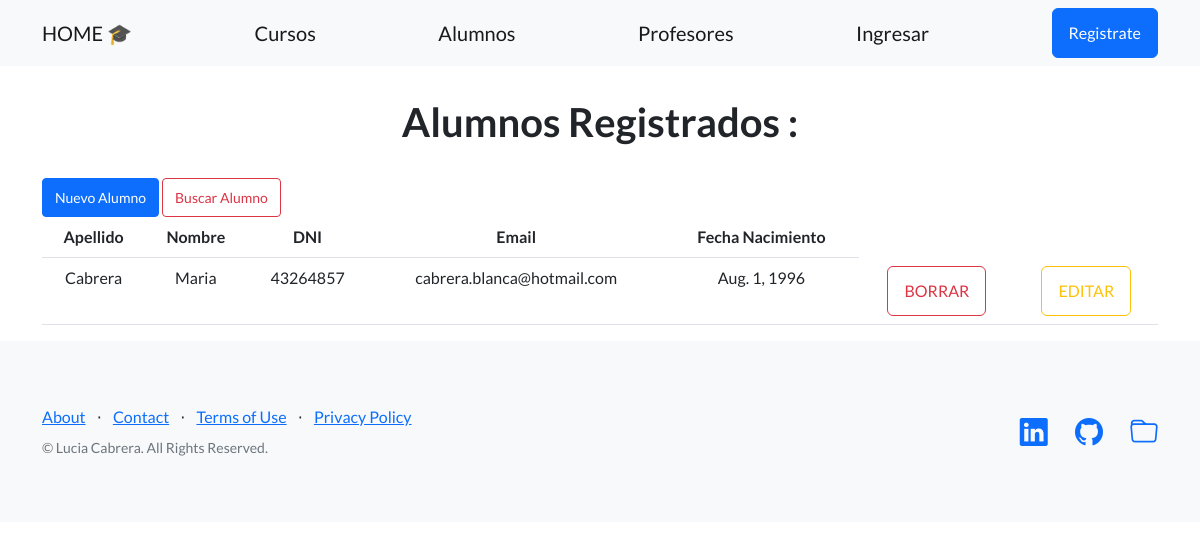
The app's page /AppCoder/ver_alumnos, older data.
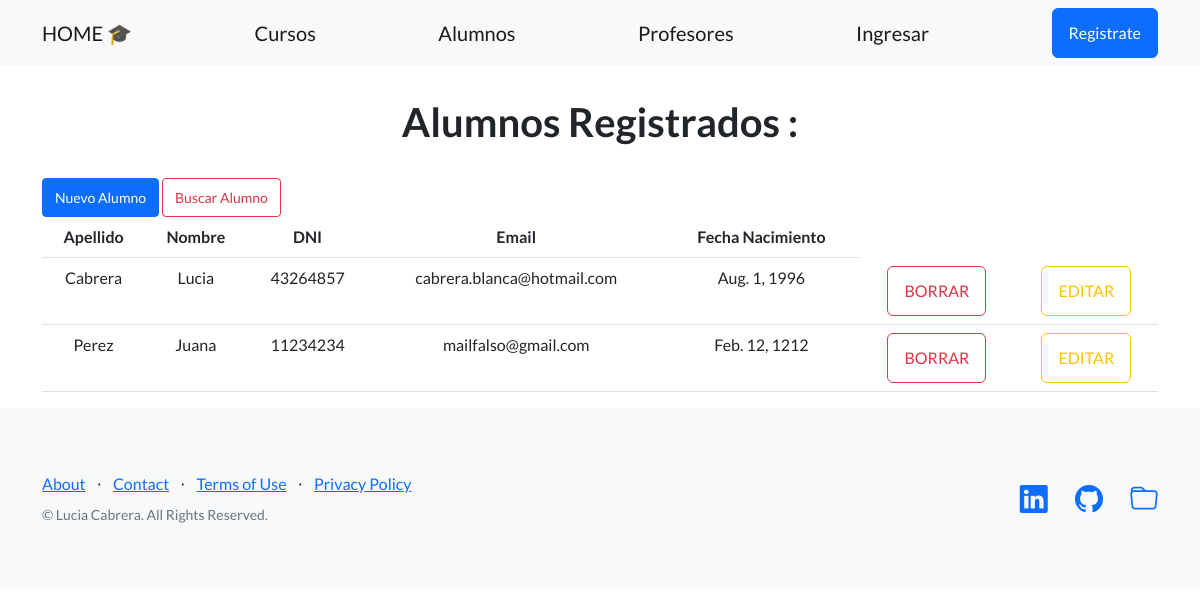
The same page, newer data.
### AppCoder/models.py (models this page shows, shortened)
class Alumno (models.Model):
    apellido = models.CharField(max_length=256)
    nombre = models.CharField(max_length=256)
    dni = models.IntegerField()
    email = models.EmailField()
    fecha_nacimiento = models.DateField( blank=True, null=True)

### AppCoder/views.py (the view)
# urls.py: path('ver_alumnos', views.ver_alumnos , name="ver_alumnos"),
def ver_alumnos(request):
    alumnos = Alumno.objects.all()
    dicc =  {"alumnos":alumnos }
    plantilla = loader.get_template("ver_alumnos.html")
    respuesta = plantilla.render(dicc)
    return HttpResponse(respuesta)

### AppCoder/templates/ver_alumnos.html (shortened to what this page needs)
{% extends 'padre.html' %}
{% load static %}
{% block contenido %}
    <main class="container">
        <h1 class="text-center title" style="margin: 2rem">Alumnos Registrados : </h1>
        <a href="alta_alumnos" class="btn btn-primary btn-sm">Nuevo Alumno</a>
        <a href="buscar_alumnos" class="btn btn-outline-danger btn-sm">Buscar Alumno</a>
        <table class="table text-center"  id="tabla_alumnos">
            <thead>
                <tr>
                    <th>Apellido</th>
                    <th>Nombre</th>
                    <th>DNI</th>
                    <th>Email</th>
                    <th>Fecha Nacimiento</th>
                </tr>
            </thead>
            <tbody>
                {% for n in alumnos %}
                    <tr>
                        <td>{{n.apellido}}</td>
                        <td>{{n.nombre}}</td>
                        <td>{{n.dni}}</td>
                        <td>{{n.email}}</td>
                        <td>{{n.fecha_nacimiento}}</td>
                        <td><a href="{% url 'eliminar_alumnos' n.id %}" class="btn btn-outline-danger">BORRAR</a></td>
                        <td><a href="{% url 'editar_alumnos' n.id %}" class="btn btn-outline-warning">EDITAR</a></td>
                        </tr>
                {% endfor %}
            </tbody>
        </table>
    </main>
{% endblock %}

Row changes from the older to the newer data that the page shows:
changed Alumno "Cabrera": nombre "Maria" → "Lucia"
added Alumno: apellido "Perez", nombre "Juana", dni "11234234", email "mailfalso@gmail.com", fecha_nacimiento "Feb. 12, 1212"
